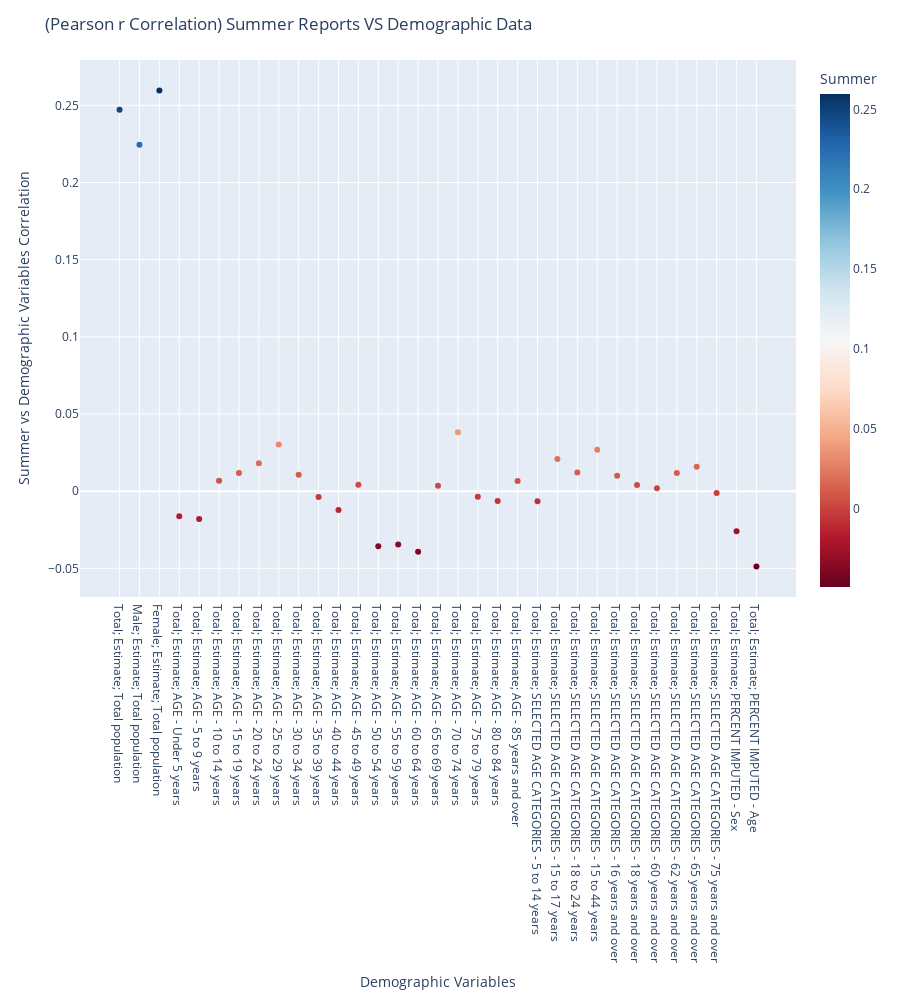

The notebook cell this image was saved under:
### Code cell
season_to_do = "Summer"
fig = px.scatter(corr, x="DemographicVariable", y=season_to_do, color=season_to_do, 
                color_continuous_scale=px.colors.sequential.RdBu,
                width=900, height=1000)
fig.update_layout(
    title = '(Pearson r Correlation) '+season_to_do+' Reports VS Demographic Data',
    yaxis_title = season_to_do+' vs Demographic Variables Correlation',
    xaxis_title = "Demographic Variables",
)
fig.show()

### Figure 1 — Plotly figure (JSON) as saved in the notebook; plotly's stock layout.template omitted (floating-point values rounded to 4 significant figures)
{"data": [{"hoverlabel": {"namelength": 0}, "hovertemplate": "DemographicVariable=%{x}<br>Summer=%{marker.color}", "legendgroup": "", "marker": {"color": [0.2471, 0.2245, 0.2596, -0.01622, -0.0181, 0.006755, 0.01182, 0.01801, 0.03026, 0.01058, -0.003831, -0.01228, 0.004133, -0.03576, -0.03454, -0.03933, 0.003511, 0.03812, -0.003544, -0.006339, 0.006563, -0.006567, 0.0208, 0.01203, 0.02687, 0.01006, 0.003951, 0.001853, 0.01181, 0.0159, -0.00123, -0.02606, -0.04876], "coloraxis": "coloraxis", "symbol": "circle"}, "mode": "markers", "name": "", "showlegend": false, "type": "scatter", "x": ["Total; Estimate; Total population", "Male; Estimate; Total population", "Female; Estimate; Total population", "Total; Estimate; AGE - Under 5 years", "Total; Estimate; AGE - 5 to 9 years", "Total; Estimate; AGE - 10 to 14 years", "Total; Estimate; AGE - 15 to 19 years", "Total; Estimate; AGE - 20 to 24 years", "Total; Estimate; AGE - 25 to 29 years", "Total; Estimate; AGE - 30 to 34 years", "Total; Estimate; AGE - 35 to 39 years", "Total; Estimate; AGE - 40 to 44 years", "Total; Estimate; AGE - 45 to 49 years", "Total; Estimate; AGE - 50 to 54 years", "Total; Estimate; AGE - 55 to 59 years", "Total; Estimate; AGE - 60 to 64 years", "Total; Estimate; AGE - 65 to 69 years", "Total; Estimate; AGE - 70 to 74 years", "Total; Estimate; AGE - 75 to 79 years", "Total; Estimate; AGE - 80 to 84 years", "Total; Estimate; AGE - 85 years and over", "Total; Estimate; SELECTED AGE CATEGORIES - 5 to 14 years", "Total; Estimate; SELECTED AGE CATEGORIES - 15 to 17 years", "Total; Estimate; SELECTED AGE CATEGORIES - 18 to 24 years", "Total; Estimate; SELECTED AGE CATEGORIES - 15 to 44 years", "Total; Estimate; SELECTED AGE CATEGORIES - 16 years and over", "Total; Estimate; SELECTED AGE CATEGORIES - 18 years and over", "Total; Estimate; SELECTED AGE CATEGORIES - 60 years and over", "Total; Estimate; SELECTED AGE CATEGORIES - 62 years and over", "Total; Estimate; SELECTED AGE CATEGORIES - 65 years and over", "Total; Estimate; SELECTED AGE CATEGORIES - 75 years and over", "Total; Estimate; PERCENT IMPUTED - Sex", "Total; Estimate; PERCENT IMPUTED - Age"], "xaxis": "x", "y": [0.2471, 0.2245, 0.2596, -0.01622, -0.0181, 0.006755, 0.01182, 0.01801, 0.03026, 0.01058, -0.003831, -0.01228, 0.004133, -0.03576, -0.03454, -0.03933, 0.003511, 0.03812, -0.003544, -0.006339, 0.006563, -0.006567, 0.0208, 0.01203, 0.02687, 0.01006, 0.003951, 0.001853, 0.01181, 0.0159, -0.00123, -0.02606, -0.04876], "yaxis": "y"}], "layout": {"coloraxis": {"colorbar": {"title": {"text": "Summer"}}, "colorscale": [[0, "rgb(103,0,31)"], [0.1, "rgb(178,24,43)"], [0.2, "rgb(214,96,77)"], [0.3, "rgb(244,165,130)"], [0.4, "rgb(253,219,199)"], [0.5, "rgb(247,247,247)"], [0.6, "rgb(209,229,240)"], [0.7, "rgb(146,197,222)"], [0.8, "rgb(67,147,195)"], [0.9, "rgb(33,102,172)"], [1, "rgb(5,48,97)"]]}, "height": 1000, "legend": {"tracegroupgap": 0}, "margin": {"t": 60}, "title": {"text": "(Pearson r Correlation) Summer Reports VS Demographic Data"}, "width": 900, "xaxis": {"anchor": "y", "domain": [0, 1], "title": {"text": "Demographic Variables"}}, "yaxis": {"anchor": "x", "domain": [0, 1], "title": {"text": "Summer vs Demographic Variables Correlation"}}}}
